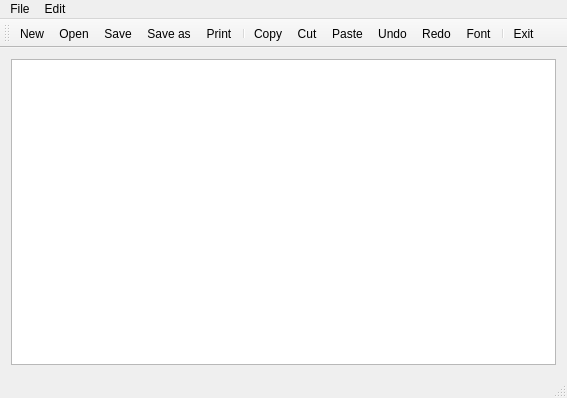
<?xml version="1.0" encoding="UTF-8"?>
<ui version="4.0">
 <class>Notepad</class>
 <widget class="QMainWindow" name="Notepad">
  <property name="geometry">
   <rect>
    <x>0</x>
    <y>0</y>
    <width>567</width>
    <height>398</height>
   </rect>
  </property>
  <property name="windowTitle">
   <string>Notepad</string>
  </property>
  <widget class="QWidget" name="centralWidget">
   <layout class="QVBoxLayout" name="verticalLayout">
    <item>
     <widget class="QTextEdit" name="textEdit"/>
    </item>
   </layout>
  </widget>
  <widget class="QMenuBar" name="menuBar">
   <property name="geometry">
    <rect>
     <x>0</x>
     <y>0</y>
     <width>567</width>
     <height>23</height>
    </rect>
   </property>
   <widget class="QMenu" name="menuNew">
    <property name="title">
     <string>File</string>
    </property>
    <addaction name="actionNew"/>
    <addaction name="actionOpen"/>
    <addaction name="actionSave"/>
    <addaction name="actionSave_as"/>
    <addaction name="actionPrint"/>
    <addaction name="actionExit"/>
   </widget>
   <widget class="QMenu" name="menuEdit">
    <property name="title">
     <string>Edit</string>
    </property>
    <addaction name="actionCopy"/>
    <addaction name="actionCut"/>
    <addaction name="actionPaste"/>
    <addaction name="actionUndo"/>
    <addaction name="actionRedo"/>
    <addaction name="actionFont"/>
   </widget>
   <addaction name="menuNew"/>
   <addaction name="menuEdit"/>
  </widget>
  <widget class="QToolBar" name="mainToolBar">
   <attribute name="toolBarArea">
    <enum>TopToolBarArea</enum>
   </attribute>
   <attribute name="toolBarBreak">
    <bool>false</bool>
   </attribute>
   <addaction name="actionNew"/>
   <addaction name="actionOpen"/>
   <addaction name="actionSave"/>
   <addaction name="actionSave_as"/>
   <addaction name="actionPrint"/>
   <addaction name="separator"/>
   <addaction name="actionCopy"/>
   <addaction name="actionCut"/>
   <addaction name="actionPaste"/>
   <addaction name="actionUndo"/>
   <addaction name="actionRedo"/>
   <addaction name="actionFont"/>
   <addaction name="separator"/>
   <addaction name="actionExit"/>
  </widget>
  <widget class="QStatusBar" name="statusBar"/>
  <action name="actionNew">
   <property name="icon">
    <iconset resource="image.qrc">
     <normaloff>:/img/new.png</normaloff>:/img/new.png</iconset>
   </property>
   <property name="text">
    <string>New</string>
   </property>
   <property name="toolTip">
    <string>New File</string>
   </property>
   <property name="shortcut">
    <string>Ctrl+N</string>
   </property>
  </action>
  <action name="actionOpen">
   <property name="icon">
    <iconset resource="image.qrc">
     <normaloff>:/img/open.png</normaloff>:/img/open.png</iconset>
   </property>
   <property name="text">
    <string>Open</string>
   </property>
  </action>
  <action name="actionSave">
   <property name="icon">
    <iconset resource="image.qrc">
     <normaloff>:/img/save.png</normaloff>:/img/save.png</iconset>
   </property>
   <property name="text">
    <string>Save</string>
   </property>
  </action>
  <action name="actionSave_as">
   <property name="icon">
    <iconset resource="image.qrc">
     <normaloff>:/img/save_as.png</normaloff>:/img/save_as.png</iconset>
   </property>
   <property name="text">
    <string>Save as</string>
   </property>
  </action>
  <action name="actionPrint">
   <property name="icon">
    <iconset resource="image.qrc">
     <normaloff>:/img/print.png</normaloff>:/img/print.png</iconset>
   </property>
   <property name="text">
    <string>Print</string>
   </property>
  </action>
  <action name="actionExit">
   <property name="icon">
    <iconset resource="image.qrc">
     <normaloff>:/img/exit.png</normaloff>:/img/exit.png</iconset>
   </property>
   <property name="text">
    <string>Exit</string>
   </property>
  </action>
  <action name="actionCopy">
   <property name="icon">
    <iconset resource="image.qrc">
     <normaloff>:/img/copy.png</normaloff>:/img/copy.png</iconset>
   </property>
   <property name="text">
    <string>Copy</string>
   </property>
  </action>
  <action name="actionCut">
   <property name="icon">
    <iconset resource="image.qrc">
     <normaloff>:/img/cut.png</normaloff>:/img/cut.png</iconset>
   </property>
   <property name="text">
    <string>Cut</string>
   </property>
  </action>
  <action name="actionPaste">
   <property name="icon">
    <iconset resource="image.qrc">
     <normaloff>:/img/paste.png</normaloff>:/img/paste.png</iconset>
   </property>
   <property name="text">
    <string>Paste</string>
   </property>
  </action>
  <action name="actionUndo">
   <property name="icon">
    <iconset resource="image.qrc">
     <normaloff>:/img/edit_undo.png</normaloff>:/img/edit_undo.png</iconset>
   </property>
   <property name="text">
    <string>Undo</string>
   </property>
  </action>
  <action name="actionRedo">
   <property name="icon">
    <iconset resource="image.qrc">
     <normaloff>:/img/edit_redo.png</normaloff>:/img/edit_redo.png</iconset>
   </property>
   <property name="text">
    <string>Redo</string>
   </property>
  </action>
  <action name="actionFont">
   <property name="icon">
    <iconset resource="image.qrc">
     <normaloff>:/img/font.png</normaloff>:/img/font.png</iconset>
   </property>
   <property name="text">
    <string>Font</string>
   </property>
  </action>
 </widget>
 <layoutdefault spacing="6" margin="11"/>
 <resources>
  <include location="image.qrc"/>
 </resources>
 <connections/>
</ui>
